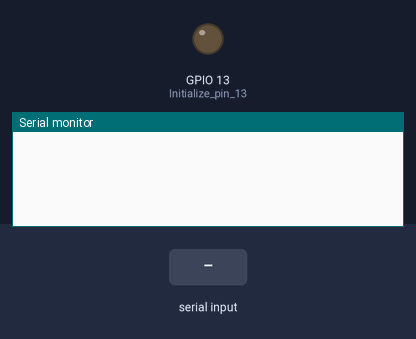
A sketch run on a simulated ESP32. Shown: output pins drawn as LEDs (lit = HIGH), the last lines printed to the serial monitor. The inputs (shaded band) are chosen by the test bench.

Above: at 2.8 s.
2.9 s: "0\n" received over the second serial link
At 4.2 s:
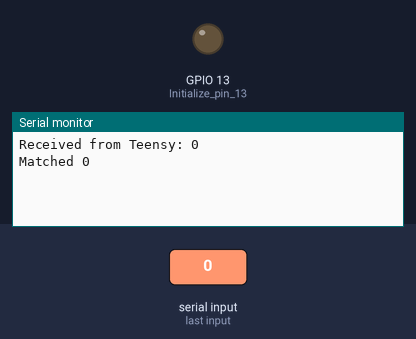
4.5 s: "1\n" received over the second serial link
At 5.9 s:
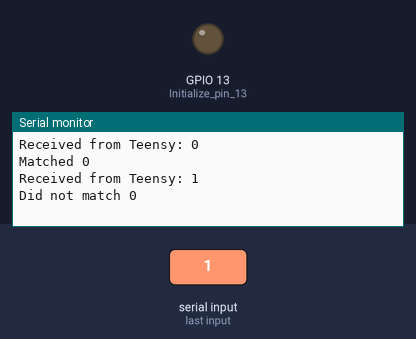

The sketch:

esp32_code.ino
```cpp
void setup() {
  // Initialize Serial Monitor for debugging (USB Serial)
  pinMode(13, OUTPUT);  // Initialize pin 13 (LED)

  Serial.begin(9600);  // Start USB serial communication for debugging

  // Initialize UART2 (Serial2) for communication with Teensy
  Serial2.begin(115200, SERIAL_8N1, 16, 17);  // TX on GPIO 17, RX on GPIO 16
}

void loop() {
  // Send data to Teensy via UART (Serial2)
  Serial2.println("Hello from ESP32");

  // Check if data is received from Teensy
  if (Serial2.available()) {
    String fromTeensy = Serial2.readStringUntil('\n');      // Read incoming string from Teensy
    Serial.println("Received from Teensy: " + fromTeensy);  // Print to Serial Monitor for debugging

    // Trim any extra spaces or newline characters from the received string
    fromTeensy.trim();  // Clean up the string

    // Compare the cleaned-up string with "0"
    if (fromTeensy == "0") {
      Serial.println("Matched 0");  // Debug message
      Serial2.println("Received 0");
    } else {
      Serial.println("Did not match 0");  // Debug message
      Serial2.println("Received everything but 0");
    }
  }

  delay(1000);  // Delay for 1 second before sending the next
}
```

Measured:
- after the input at 2.9 s, the serial monitor: prints a new line after 0.10 s (image 1)
- after the input at 4.5 s, the serial monitor: prints a new line after 0.50 s (image 2)
